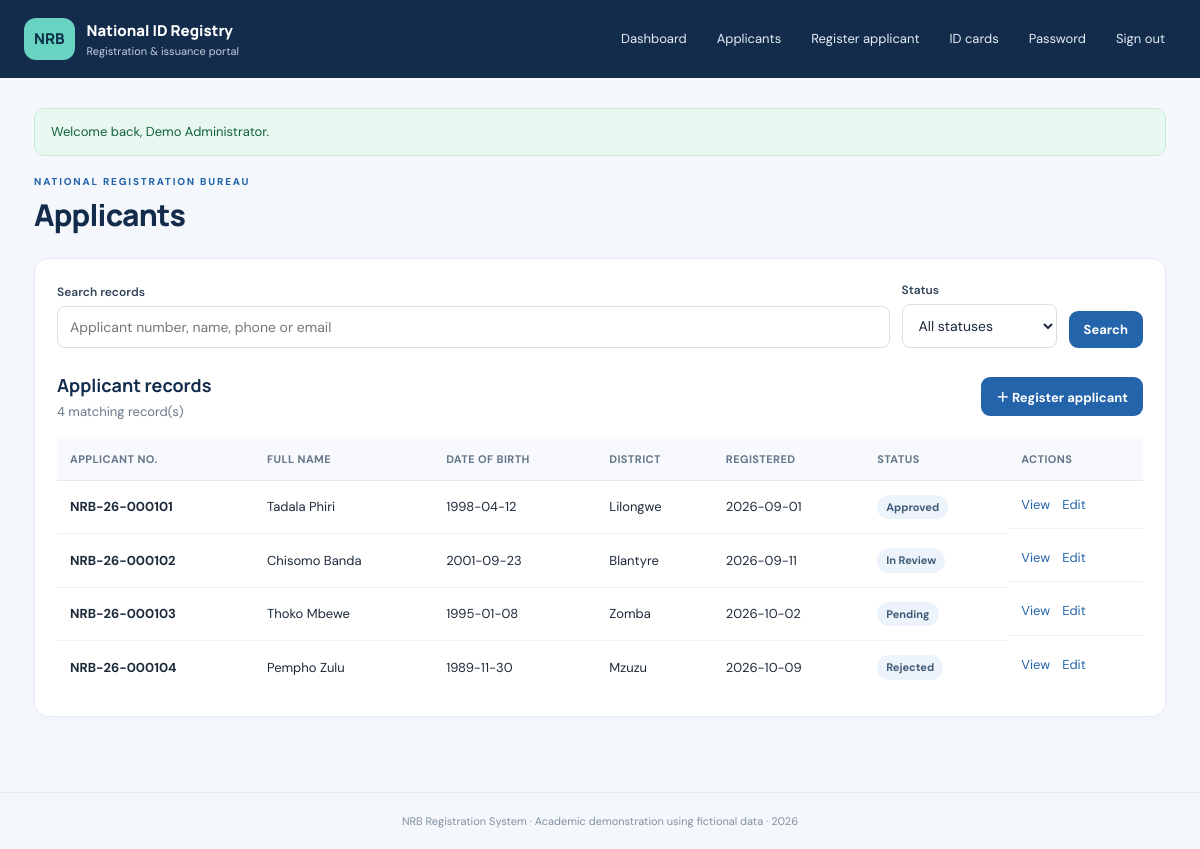
Screenshot of /applicants.php (signed in) with the database file from the repository.
### tables this page shows
CREATE TABLE IF NOT EXISTS registrations (
 id INT UNSIGNED AUTO_INCREMENT PRIMARY KEY,
 applicant_id INT UNSIGNED NOT NULL UNIQUE,
 registration_date DATE NOT NULL,
 office_name VARCHAR(120) NOT NULL,
 notes VARCHAR(500) NULL,
 created_at TIMESTAMP NOT NULL DEFAULT CURRENT_TIMESTAMP,
 CONSTRAINT fk_registration_applicant FOREIGN KEY (applicant_id) REFERENCES applicants(id) ON UPDATE CASCADE ON DELETE CASCADE
);

CREATE TABLE IF NOT EXISTS applicants (
 id INT UNSIGNED AUTO_INCREMENT PRIMARY KEY,
 applicant_no VARCHAR(30) NOT NULL UNIQUE,
 first_name VARCHAR(100) NOT NULL,
 last_name VARCHAR(100) NOT NULL,
 date_of_birth DATE NOT NULL,
 sex ENUM('Female','Male','Other') NOT NULL,
 phone VARCHAR(25) NULL,
 email VARCHAR(150) NULL,
 address VARCHAR(255) NULL,
 district VARCHAR(100) NULL,
 nationality VARCHAR(80) NOT NULL DEFAULT 'Malawian',
 status ENUM('Pending','In Review','Approved','Rejected') NOT NULL DEFAULT 'Pending',
 created_at TIMESTAMP NOT NULL DEFAULT CURRENT_TIMESTAMP,
 updated_at TIMESTAMP NOT NULL DEFAULT CURRENT_TIMESTAMP ON UPDATE CURRENT_TIMESTAMP,
 INDEX idx_applicant_name (last_name, first_name), INDEX idx_applicant_status (status), INDEX idx_applicant_phone (phone)
);

### app/bootstrap.php (called while the page is built, shortened)
<?php
function e(mixed $value): string { return htmlspecialchars((string)$value, ENT_QUOTES | ENT_SUBSTITUTE, 'UTF-8'); }

### applicants.php (the view, shortened to what this page needs)
<?php
require __DIR__.'/app/bootstrap.php';require_login();require __DIR__.'/app/layout.php';
$q=trim((string)($_GET['q']??''));$status=trim((string)($_GET['status']??''));$sql="SELECT a.*,r.registration_date FROM applicants a LEFT JOIN registrations r ON r.applicant_id=a.id WHERE 1=1";$params=[];
if(in_array($status,['Pending','In Review','Approved','Rejected'],true)){$sql.=' AND a.status=?';$params[]=$status;}$sql.=' ORDER BY a.created_at DESC';$st=$pdo->prepare($sql);$st->execute($params);$rows=$st->fetchAll();
page_header('Applicants'); ?>
<div class="panel"><form class="searchbar" method="get"><label class="search-field">Search records<input name="q" value="<?=e($q)?>" placeholder="Applicant number, name, phone or email"></label><label>Status<select name="status"><option value="">All statuses</option><?php foreach(['Pending','In Review','Approved','Rejected'] as $s): ?><option value="<?=e($s)?>" <?=$status===$s?'selected':''?>><?=e($s)?></option><?php endforeach; ?></select></label><button class="btn primary" type="submit">Search</button><?php if($q!==''||$status!==''): ?><a class="btn secondary" href="applicants.php">Clear</a><?php endif; ?></form><div class="panel-heading"><div><h2>Applicant records</h2><p class="muted"><?=count($rows)?> matching record(s)</p></div><a class="btn primary" href="applicant_form.php">＋ Register applicant</a></div><div class="table-wrap"><table><thead><tr><th>Applicant no.</th><th>Full name</th><th>Date of birth</th><th>District</th><th>Registered</th><th>Status</th><th>Actions</th></tr></thead><tbody><?php foreach($rows as $a): ?><tr><td><strong><?=e($a['applicant_no'])?></strong></td><td><?=e($a['first_name'].' '.$a['last_name'])?></td><td><?=e($a['date_of_birth'])?></td><td><?=e($a['district']?:'—')?></td><td><?=e($a['registration_date']?:'—')?></td><td><span class="pill"><?=e($a['status'])?></span></td><td class="actions"><a href="applicant_view.php?id=<?=(int)$a['id']?>">View</a><a href="applicant_form.php?id=<?=(int)$a['id']?>">Edit</a></td></tr><?php endforeach; if(!$rows): ?><tr><td colspan="7" class="empty">No matching applicants found.</td></tr><?php endif; ?></tbody></table></div></div>

### assets/style.css (style rules this page uses)
:root { --navy:#142c4b;--blue:#2364aa;--cyan:#dff3f3;--bg:#f4f7fb;--ink:#1c2a3a;--muted:#69788b;--line:#e4eaf1;--white:#fff;--green:#16794b;--red:#b42318 }
* { box-sizing:border-box }
body { margin:0;background:var(--bg);color:var(--ink);font:15px 'DM Sans',sans-serif;line-height:1.5 }
h1,h2,h3,p { margin-top:0 }
h2 { font:700 18px Manrope,sans-serif;margin-bottom:5px;color:var(--navy) }
.muted,.section-title p { color:var(--muted);font-size:13px;margin-bottom:0 }
.panel { background:white;border:1px solid var(--line);border-radius:14px;padding:22px;margin-bottom:20px;box-shadow:0 4px 16px #193e5b05 }
.panel-heading { display:flex;align-items:center;justify-content:space-between;gap:16px;margin-bottom:18px }
.panel-heading p { margin:0 }
.text-link,a { color:var(--blue);text-decoration:none }
.table-wrap { overflow-x:auto }
table { border-collapse:collapse;width:100%;font-size:13px;white-space:nowrap }
th { text-align:left;background:#f7f9fc;color:#65758a;font-size:11px;letter-spacing:.4px;text-transform:uppercase;padding:12px 13px;border-bottom:1px solid var(--line) }
td { padding:14px 13px;border-bottom:1px solid #edf1f5 }
tbody tr:last-child td { border-bottom:0 }
.pill { display:inline-block;border-radius:100px;padding:4px 9px;background:#edf3fa;color:#405b78;font-size:11px;font-weight:700 }
.btn { border:0;border-radius:9px;padding:10px 15px;font:700 13px 'DM Sans',sans-serif;display:inline-flex;align-items:center;justify-content:center;gap:6px;cursor:pointer;text-decoration:none;white-space:nowrap }
.primary { background:var(--blue);color:white }
.searchbar { display:flex;align-items:end;gap:12px;margin-bottom:25px;flex-wrap:wrap }
.searchbar label { min-width:155px }
.searchbar .search-field { flex:1;min-width:240px }
.searchbar input,.searchbar select { margin-top:5px }
label { display:block;color:#34465b;font-weight:600;font-size:12px }
input,select,textarea { display:block;width:100%;border:1px solid #d6e0ea;background:white;border-radius:8px;padding:11px 12px;margin-top:7px;color:var(--ink);font:14px 'DM Sans',sans-serif;outline:none }
.actions { display:flex;gap:12px }

### rows the page displays
registrations: applicant.applicant_no "NRB-26-000101", applicant.last_name "Tadala Phiri", applicant.date_of_birth "1998-04-12", applicant.district "Lilongwe", registration_date "2026-09-01", applicant.status "Approved"
registrations: applicant.applicant_no "NRB-26-000102", applicant.last_name "Chisomo Banda", applicant.date_of_birth "2001-09-23", applicant.district "Blantyre", registration_date "2026-09-11", applicant.status "In Review"
registrations: applicant.applicant_no "NRB-26-000103", applicant.last_name "Thoko Mbewe", applicant.date_of_birth "1995-01-08", applicant.district "Zomba", registration_date "2026-10-02", applicant.status "Pending"
registrations: applicant.applicant_no "NRB-26-000104", applicant.last_name "Pempho Zulu", applicant.date_of_birth "1989-11-30", applicant.district "Mzuzu", registration_date "2026-10-09", applicant.status "Rejected"

### other values shown
$flash['message'] "Welcome back, Demo Administrator."
$title "Applicants"
count($rows) "4"
